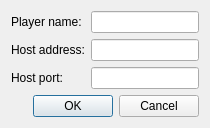
<?xml version="1.0" encoding="UTF-8"?>
<ui version="4.0">
 <class>NetplayStartClientDialog</class>
 <widget class="QDialog" name="NetplayStartClientDialog">
  <property name="geometry">
   <rect>
    <x>0</x>
    <y>0</y>
    <width>400</width>
    <height>229</height>
   </rect>
  </property>
  <property name="sizePolicy">
   <sizepolicy hsizetype="Preferred" vsizetype="Preferred">
    <horstretch>0</horstretch>
    <verstretch>0</verstretch>
   </sizepolicy>
  </property>
  <property name="windowTitle">
   <string>NETPLAY CLIENT</string>
  </property>
  <layout class="QVBoxLayout" name="verticalLayout">
   <property name="sizeConstraint">
    <enum>QLayout::SetFixedSize</enum>
   </property>
   <item>
    <layout class="QFormLayout" name="formLayout">
     <item row="0" column="0">
      <widget class="QLabel" name="label">
       <property name="text">
        <string>Player name:</string>
       </property>
      </widget>
     </item>
     <item row="2" column="0">
      <widget class="QLabel" name="label_2">
       <property name="text">
        <string>Host port:</string>
       </property>
      </widget>
     </item>
     <item row="0" column="1">
      <widget class="QLineEdit" name="txtPlayerName"/>
     </item>
     <item row="2" column="1">
      <widget class="QLineEdit" name="txtPort"/>
     </item>
     <item row="1" column="0">
      <widget class="QLabel" name="label_3">
       <property name="text">
        <string>Host address:</string>
       </property>
      </widget>
     </item>
     <item row="1" column="1">
      <widget class="QLineEdit" name="txtIPAddress"/>
     </item>
    </layout>
   </item>
   <item>
    <widget class="QDialogButtonBox" name="buttonBox">
     <property name="orientation">
      <enum>Qt::Horizontal</enum>
     </property>
     <property name="standardButtons">
      <set>QDialogButtonBox::Cancel|QDialogButtonBox::Ok</set>
     </property>
    </widget>
   </item>
  </layout>
 </widget>
 <tabstops>
  <tabstop>txtPlayerName</tabstop>
  <tabstop>txtIPAddress</tabstop>
  <tabstop>txtPort</tabstop>
 </tabstops>
 <resources/>
 <connections>
  <connection>
   <sender>buttonBox</sender>
   <signal>accepted()</signal>
   <receiver>NetplayStartClientDialog</receiver>
   <slot>accept()</slot>
   <hints>
    <hint type="sourcelabel">
     <x>248</x>
     <y>254</y>
    </hint>
    <hint type="destinationlabel">
     <x>157</x>
     <y>274</y>
    </hint>
   </hints>
  </connection>
  <connection>
   <sender>buttonBox</sender>
   <signal>rejected()</signal>
   <receiver>NetplayStartClientDialog</receiver>
   <slot>reject()</slot>
   <hints>
    <hint type="sourcelabel">
     <x>316</x>
     <y>260</y>
    </hint>
    <hint type="destinationlabel">
     <x>286</x>
     <y>274</y>
    </hint>
   </hints>
  </connection>
 </connections>
</ui>
